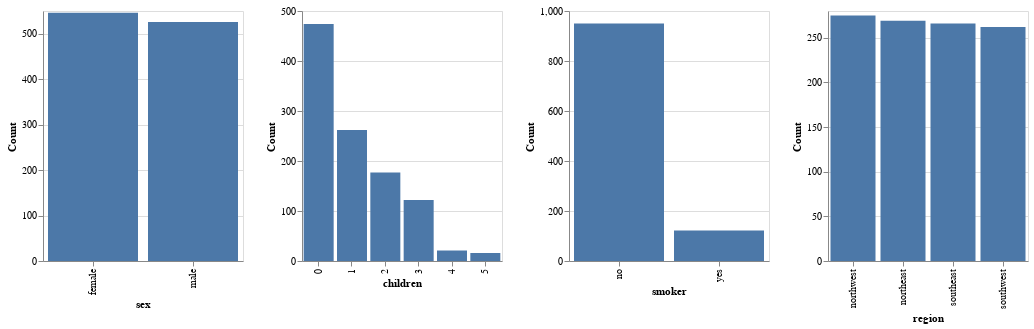

Here is the notebook cell this chart was saved with:
### Markdown cell above
### Categorical Columns

### Code cell
#
cat_histogram = []
for cat_name in cat_cols:
    cat_chart = alt.Chart(df_cleaned).mark_bar().encode(
        x=alt.X(cat_name, type='nominal', title=cat_name, sort='-y'),
        y=alt.Y('count()', title='Count'),
        tooltip=[
            alt.Tooltip(cat_name, type='nominal'),
            alt.Tooltip('count()', title='Count')
        ]
    ).properties(
        width=200,
        height=250
    )
    cat_histogram.append(cat_chart)

combined_cat_hist = alt.hconcat(*cat_histogram)

combined_cat_hist

### Figure 1 — Vega-Lite specification as saved in the notebook (floating-point values rounded to 4 significant figures; data arrays with more than 128 entries replaced by an {"elided": "..."} marker saying what was removed)
{"config": {"view": {"continuousWidth": 300, "continuousHeight": 300}}, "hconcat": [{"mark": {"type": "bar"}, "encoding": {"tooltip": [{"field": "sex", "type": "nominal"}, {"aggregate": "count", "title": "Count", "type": "quantitative"}], "x": {"field": "sex", "sort": "-y", "title": "sex", "type": "nominal"}, "y": {"aggregate": "count", "title": "Count", "type": "quantitative"}}, "height": 250, "width": 200}, {"mark": {"type": "bar"}, "encoding": {"tooltip": [{"field": "children", "type": "nominal"}, {"aggregate": "count", "title": "Count", "type": "quantitative"}], "x": {"field": "children", "sort": "-y", "title": "children", "type": "nominal"}, "y": {"aggregate": "count", "title": "Count", "type": "quantitative"}}, "height": 250, "width": 200}, {"mark": {"type": "bar"}, "encoding": {"tooltip": [{"field": "smoker", "type": "nominal"}, {"aggregate": "count", "title": "Count", "type": "quantitative"}], "x": {"field": "smoker", "sort": "-y", "title": "smoker", "type": "nominal"}, "y": {"aggregate": "count", "title": "Count", "type": "quantitative"}}, "height": 250, "width": 200}, {"mark": {"type": "bar"}, "encoding": {"tooltip": [{"field": "region", "type": "nominal"}, {"aggregate": "count", "title": "Count", "type": "quantitative"}], "x": {"field": "region", "sort": "-y", "title": "region", "type": "nominal"}, "y": {"aggregate": "count", "title": "Count", "type": "quantitative"}}, "height": 250, "width": 200}], "data": {"name": "data-1c18f27e9ca92ba92802eebdee7081ba"}, "$schema": "https://vega.github.io/schema/vega-lite/v5.20.1.json", "datasets": {"data-1c18f27e9ca92ba92802eebdee7081ba": {"elided": "1072 records"}}}
